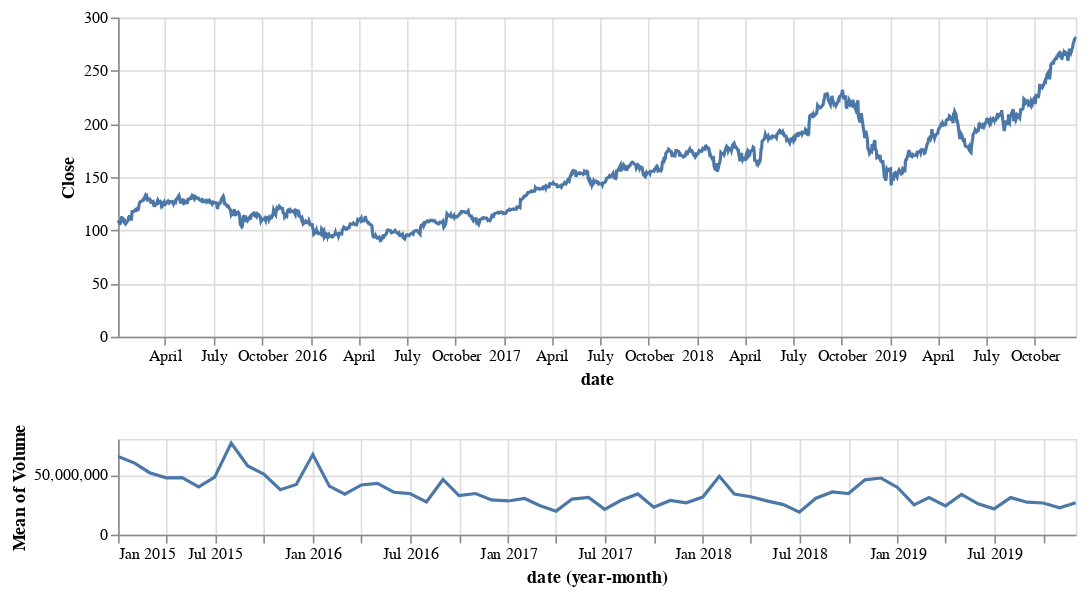

Notebook source saved alongside this figure:
### Code cell
price = alt.Chart(data).mark_line().encode(
    x='date:T',
    y='Close',
    tooltip=['date', 'Open', 'Close', 'High', 'Low', 'Volume']
).properties(
    width=600, height=200
)

volume = alt.Chart(data).mark_line().encode(
    x='yearmonth(date):T',
    y='mean(Volume)').properties(width=600, height=60)

price & volume

### Figure 1 — Vega-Lite specification as saved in the notebook (floating-point values rounded to 4 significant figures; data arrays with more than 128 entries replaced by an {"elided": "..."} marker saying what was removed)
{"$schema": "https://vega.github.io/schema/vega-lite/v3.4.0.json", "config": {"mark": {"tooltip": null}, "view": {"height": 300, "width": 400}}, "data": {"name": "data-a62fc94315d9f8d384d0aad32d740fc4"}, "datasets": {"data-a62fc94315d9f8d384d0aad32d740fc4": {"elided": "1250 records"}}, "vconcat": [{"encoding": {"tooltip": [{"field": "date", "type": "temporal"}, {"field": "Open", "type": "quantitative"}, {"field": "Close", "type": "quantitative"}, {"field": "High", "type": "quantitative"}, {"field": "Low", "type": "quantitative"}, {"field": "Volume", "type": "quantitative"}], "x": {"field": "date", "type": "temporal"}, "y": {"field": "Close", "type": "quantitative"}}, "height": 200, "mark": "line", "width": 600}, {"encoding": {"x": {"field": "date", "timeUnit": "yearmonth", "type": "temporal"}, "y": {"aggregate": "mean", "field": "Volume", "type": "quantitative"}}, "height": 60, "mark": "line", "width": 600}]}
